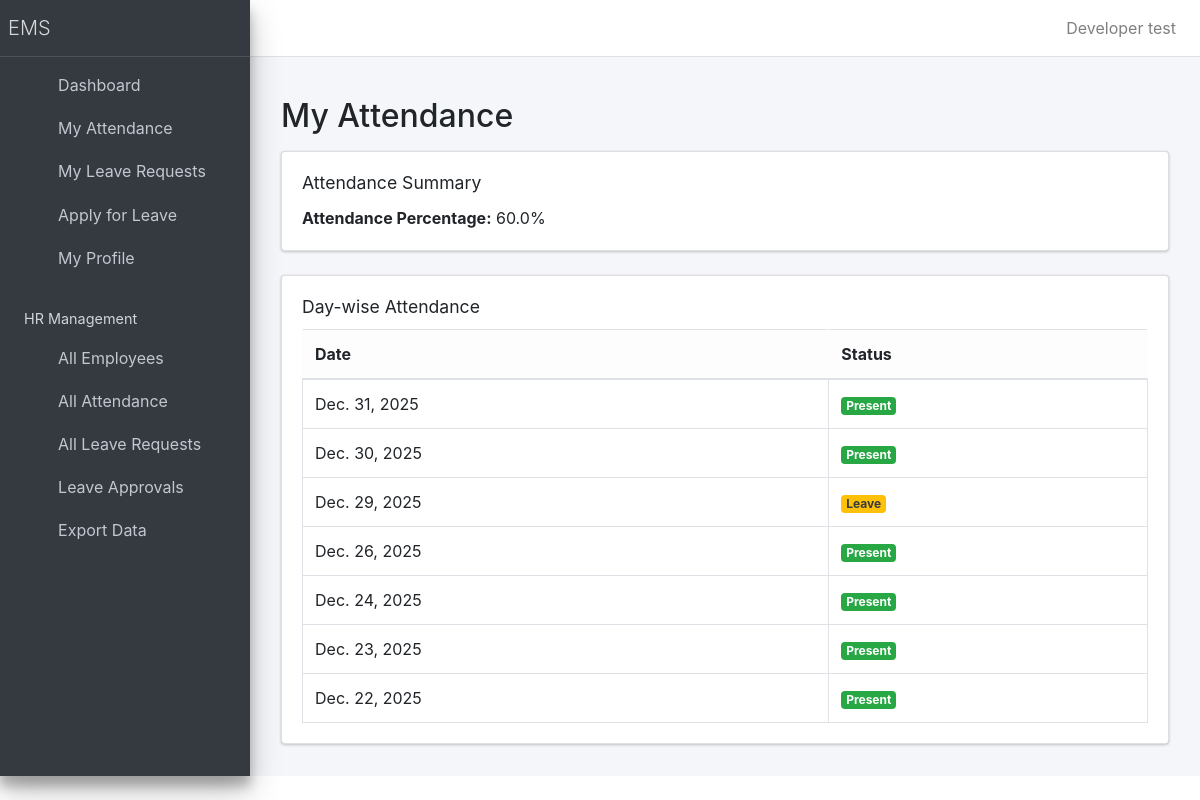
The page /my-attendance/ (signed in) on the database its author committed.
### employee/models.py (models this page shows, shortened)
class Attendance(models.Model):
    employee = models.ForeignKey(Employee, on_delete=models.CASCADE)
    date = models.DateField()
    status = models.CharField(max_length=10, choices=[('Present', 'Present'), ('Absent', 'Absent'), ('Leave', 'Leave')])
    class Meta:
        constraints = [
            models.UniqueConstraint(fields=['employee', 'date'], name='unique_attendance_per_day')
        ]

### employee/views/employee_views.py (the view)
# urls.py: path("my-attendance/", MyAttendanceView.as_view(), name="my_attendance"),
@method_decorator(login_required(login_url=reverse_lazy("login")), name='dispatch')
@employee_required
class MyAttendanceView(View):
    def get(self, request):
        employee = get_or_create_employee(request.user)
        attendance_days = Attendance.objects.filter(employee=employee).order_by("-date")
        attendance_percent = calculate_attendance_percentage(employee)
        return render(
            request,
            "employee/my_attendance.html",
            {
                "attendance_days": attendance_days,
                "attendance_percent": attendance_percent,
            },
        )

### employee/context_processors.py (called while the page is built)
def employee_context(request):
    context = {}
    if request.user.is_authenticated:
        try:
            from .models import Employee
            employee = Employee.objects.get(user=request.user)
            context['employee'] = employee
            context['employee_name'] = f"{employee.first_name} {employee.last_name}".strip()
        except Employee.DoesNotExist:
            context['employee'] = None
            context['employee_name'] = None
    return context

### employee/utils.py (called while the page is built)
def is_employee(user):
    if not user.is_authenticated:
        return False
    if user.groups.filter(name='HR').exists():
        return True
    return hasattr(user, 'employee')

### employee/views/employee_views.py (called while the page is built)
def get_or_create_employee(user):
    try:
        employee = Employee.objects.get(user=user)
        return employee
    except Employee.DoesNotExist:
        email = user.email or f"{user.username}@company.com"
        if Employee.objects.filter(email=email).exists():
            email = f"{user.username}@company.com"
        employee = Employee.objects.create(
            user=user,
            first_name=user.first_name or user.username,
            last_name=user.last_name or '',
            email=email,
            position='Employee',
            department='General',
            date_hired=date.today(),
        )
        return employee

### employee/templates/employee/my_attendance.html
{% extends "base.html" %}
{% load static %}
{% block content %}
<div class="container mt-4">
  <h2 class="mb-3">My Attendance</h2>
  <div class="card mb-4">
    <div class="card-body">
      <h5 class="card-title">Attendance Summary</h5>
      <p class="card-text">
        <strong>Attendance Percentage:</strong>
        {{ attendance_percent }}%
      </p>
    </div>
  </div>
  <div class="card">
    <div class="card-body">
      <h5 class="card-title">Day-wise Attendance</h5>
      <table class="table table-bordered table-hover mt-3">
        <thead class="table-light">
          <tr>
            <th>Date</th>
            <th>Status</th>
          </tr>
        </thead>
        <tbody>
          {% for day in attendance_days %}
            <tr>
              <td>{{ day.date }}</td>
              <td>
                {% if day.status == "Present" %}
                  <span class="badge bg-success">Present</span>
                {% elif day.status == "Absent" %}
                  <span class="badge bg-danger">Absent</span>
                {% elif day.status == "Leave" %}
                  <span class="badge bg-warning text-dark">Leave</span>
                {% else %}
                  <span class="badge bg-secondary">{{ day.status }}</span>
                {% endif %}
              </td>
            </tr>
          {% empty %}
            <tr>
              <td colspan="2" class="text-center text-muted">
                No attendance records available
              </td>
            </tr>
          {% endfor %}
        </tbody>
      </table>
    </div>
  </div>
</div>
{% endblock %}

### employee/templates/base.html (shortened to what this page needs)
{% load static %}
<!DOCTYPE html>
<html lang="en">
<head>
  <link rel="stylesheet" href="{% static 'employee/adminlte/plugins/fontawesome-free/css/all.min.css' %}">
  <link rel="stylesheet" href="{% static 'employee/adminlte/dist/css/adminlte.min.css' %}">
  <link rel="stylesheet" href="{% static 'employee/adminlte/dist/css/bootstrap.min.css' %}">
</head>
<body class="hold-transition sidebar-mini">
<div class="wrapper">
  <nav class="main-header navbar navbar-expand navbar-white navbar-light">
    <ul class="navbar-nav">
      <li class="nav-item">
        <a class="nav-link" data-widget="pushmenu" href="#"><i class="fas fa-bars"></i></a>
      </li>
    </ul>
    <ul class="navbar-nav ml-auto">
      {% if user.is_authenticated %}
        <li class="nav-item dropdown">
          <a class="nav-link" data-toggle="dropdown" href="#">
            <i class="far fa-user"></i>
            <span class="ml-2">
              {% if employee_name %}
                {{ employee_name }}
              {% else %}
                {{ user.get_full_name|default:user.username }}
              {% endif %}
            </span>
          </a>
        </li>
      {% endif %}
    </ul>
  </nav>
  <aside class="main-sidebar sidebar-dark-primary elevation-4">
    <a href="{% url 'home' %}" class="brand-link">
      <span class="brand-text font-weight-light">EMS</span>
    </a>
    <div class="sidebar">
      <nav class="mt-2">
        <ul class="nav nav-pills nav-sidebar flex-column" data-widget="treeview">
          {% if user.is_authenticated %}
            <li class="nav-item">
              <a href="{% url 'dashboard' %}" class="nav-link">
                <i class="nav-icon fas fa-chart-bar"></i>
                <p>Dashboard</p>
              </a>
            </li>
            <li class="nav-item">
              <a href="{% url 'my_attendance' %}" class="nav-link">
                <i class="nav-icon fas fa-calendar-check"></i>
                <p>My Attendance</p>
              </a>
            </li>
            <li class="nav-item">
              <a href="{% url 'my_leave_requests' %}" class="nav-link">
                <i class="nav-icon fas fa-envelope"></i>
                <p>My Leave Requests</p>
              </a>
            </li>
            <li class="nav-item">
              <a href="{% url 'apply_leave' %}" class="nav-link">
                <i class="nav-icon fas fa-plus-circle"></i>
                <p>Apply for Leave</p>
              </a>
            </li>
            <li class="nav-item">
              <a href="{% url 'my_profile' %}" class="nav-link">
                <i class="nav-icon fas fa-user"></i>
                <p>My Profile</p>
              </a>
            </li>
            {% if user.groups.all %}
              {% if user.groups.all.0.name == 'HR' %}
                <li class="nav-header">HR Management</li>
                <li class="nav-item">
                  <a href="{% url 'employee_list' %}" class="nav-link">
                    <i class="nav-icon fas fa-users"></i>
                    <p>All Employees</p>
                  </a>
                </li>
                <li class="nav-item">
                  <a href="{% url 'attendance_summary' %}" class="nav-link">
                    <i class="nav-icon fas fa-calendar-alt"></i>
                    <p>All Attendance</p>
                  </a>
                </li>
                <li class="nav-item">
                  <a href="{% url 'leave_request_list' %}" class="nav-link">
                    <i class="nav-icon fas fa-list"></i>
                    <p>All Leave Requests</p>
                  </a>
                </li>
                <li class="nav-item">
                  <a href="{% url 'leave_approvals' %}" class="nav-link">
                    <i class="nav-icon fas fa-check-circle"></i>
                    <p>Leave Approvals</p>
                  </a>
                </li>
                <li class="nav-item">
                  <a href="{% url 'export_data_page' %}" class="nav-link">
                    <i class="nav-icon fas fa-file-export"></i>
                    <p>Export Data</p>
                  </a>
                </li>
              {% endif %}
            {% endif %}
          {% endif %}
        </ul>
      </nav>
    </div>
  </aside>
  <div class="content-wrapper p-3">
    {% block content %}{% endblock %}
  </div>
</div>
</body>
</html>

### rows shown on the page
Attendance: date "Dec. 31, 2025", status "Present"
Attendance: date "Dec. 30, 2025", status "Present"
Attendance: date "Dec. 29, 2025", status "Leave"
Attendance: date "Dec. 26, 2025", status "Present"
Attendance: date "Dec. 24, 2025", status "Present"
Attendance: date "Dec. 23, 2025", status "Present"
Attendance: date "Dec. 22, 2025", status "Present"

### other values the page prints
{{ employee_name }} "Developer test"
{{ attendance_percent }} "60.0"
